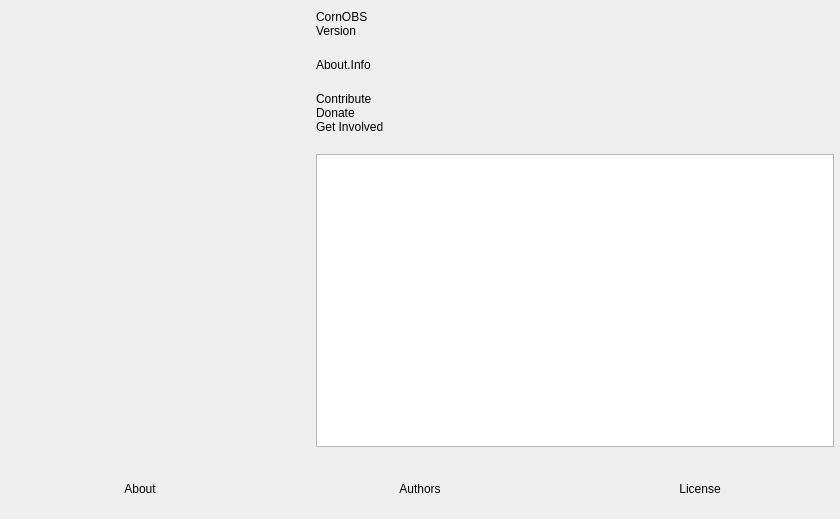
<?xml version="1.0" encoding="UTF-8"?>
<ui version="4.0">
 <class>OBSAbout</class>
 <widget class="QWidget" name="OBSAbout">
  <property name="geometry">
   <rect>
    <x>0</x>
    <y>0</y>
    <width>840</width>
    <height>519</height>
   </rect>
  </property>
  <property name="windowTitle">
   <string>About</string>
  </property>
  <layout class="QVBoxLayout" name="verticalLayout_2">
   <property name="leftMargin">
    <number>0</number>
   </property>
   <property name="topMargin">
    <number>0</number>
   </property>
   <property name="rightMargin">
    <number>0</number>
   </property>
   <property name="bottomMargin">
    <number>0</number>
   </property>
   <item>
    <layout class="QHBoxLayout" name="horizontalLayout_2">
     <property name="spacing">
      <number>30</number>
     </property>
     <property name="leftMargin">
      <number>30</number>
     </property>
     <property name="topMargin">
      <number>10</number>
     </property>
     <property name="rightMargin">
      <number>6</number>
     </property>
     <property name="bottomMargin">
      <number>6</number>
     </property>
     <item>
      <widget class="QLabel" name="icon">
       <property name="minimumSize">
        <size>
         <width>256</width>
         <height>256</height>
        </size>
       </property>
       <property name="maximumSize">
        <size>
         <width>256</width>
         <height>256</height>
        </size>
       </property>
       <property name="text">
        <string/>
       </property>
       <property name="pixmap">
        <pixmap>:res/images/obs.png</pixmap>
       </property>
       <property name="scaledContents">
        <bool>true</bool>
       </property>
      </widget>
     </item>
     <item>
      <layout class="QVBoxLayout" name="verticalLayout">
       <property name="spacing">
        <number>0</number>
       </property>
       <item>
        <widget class="QLabel" name="name">
         <property name="text">
          <string notr="true">CornOBS</string>
         </property>
        </widget>
       </item>
       <item>
        <widget class="QLabel" name="version">
         <property name="text">
          <string notr="true">Version</string>
         </property>
        </widget>
       </item>
       <item>
        <spacer name="verticalSpacer_2">
         <property name="orientation">
          <enum>Qt::Vertical</enum>
         </property>
         <property name="sizeType">
          <enum>QSizePolicy::Fixed</enum>
         </property>
         <property name="sizeHint" stdset="0">
          <size>
           <width>20</width>
           <height>20</height>
          </size>
         </property>
        </spacer>
       </item>
       <item>
        <widget class="QLabel" name="info">
         <property name="text">
          <string>About.Info</string>
         </property>
         <property name="wordWrap">
          <bool>true</bool>
         </property>
        </widget>
       </item>
       <item>
        <spacer name="verticalSpacer_3">
         <property name="orientation">
          <enum>Qt::Vertical</enum>
         </property>
         <property name="sizeType">
          <enum>QSizePolicy::Fixed</enum>
         </property>
         <property name="sizeHint" stdset="0">
          <size>
           <width>20</width>
           <height>20</height>
          </size>
         </property>
        </spacer>
       </item>
       <item>
        <widget class="QLabel" name="contribute">
         <property name="text">
          <string notr="true">Contribute</string>
         </property>
         <property name="wordWrap">
          <bool>true</bool>
         </property>
        </widget>
       </item>
       <item>
        <widget class="QLabel" name="donate">
         <property name="text">
          <string notr="true">Donate</string>
         </property>
        </widget>
       </item>
       <item>
        <widget class="QLabel" name="getInvolved">
         <property name="text">
          <string notr="true">Get Involved</string>
         </property>
        </widget>
       </item>
       <item>
        <spacer name="verticalSpacer">
         <property name="orientation">
          <enum>Qt::Vertical</enum>
         </property>
         <property name="sizeType">
          <enum>QSizePolicy::Fixed</enum>
         </property>
         <property name="sizeHint" stdset="0">
          <size>
           <width>20</width>
           <height>20</height>
          </size>
         </property>
        </spacer>
       </item>
       <item>
        <widget class="QTextBrowser" name="textBrowser">
         <property name="openExternalLinks">
          <bool>true</bool>
         </property>
        </widget>
       </item>
      </layout>
     </item>
    </layout>
   </item>
   <item>
    <widget class="QFrame" name="widget">
     <property name="minimumSize">
      <size>
       <width>0</width>
       <height>60</height>
      </size>
     </property>
     <layout class="QHBoxLayout" name="horizontalLayout">
      <property name="spacing">
       <number>0</number>
      </property>
      <property name="leftMargin">
       <number>0</number>
      </property>
      <property name="topMargin">
       <number>0</number>
      </property>
      <property name="rightMargin">
       <number>0</number>
      </property>
      <property name="bottomMargin">
       <number>0</number>
      </property>
      <item>
       <widget class="ClickableLabel" name="about">
        <property name="text">
         <string>About</string>
        </property>
        <property name="alignment">
         <set>Qt::AlignCenter</set>
        </property>
       </widget>
      </item>
      <item>
       <widget class="ClickableLabel" name="authors">
        <property name="text">
         <string>Authors</string>
        </property>
        <property name="alignment">
         <set>Qt::AlignCenter</set>
        </property>
       </widget>
      </item>
      <item>
       <widget class="ClickableLabel" name="license">
        <property name="text">
         <string>License</string>
        </property>
        <property name="alignment">
         <set>Qt::AlignCenter</set>
        </property>
       </widget>
      </item>
     </layout>
    </widget>
   </item>
  </layout>
 </widget>
 <customwidgets>
  <customwidget>
   <class>ClickableLabel</class>
   <extends>QLabel</extends>
   <header>components/ClickableLabel.hpp</header>
  </customwidget>
 </customwidgets>
 <resources/>
 <connections/>
</ui>
